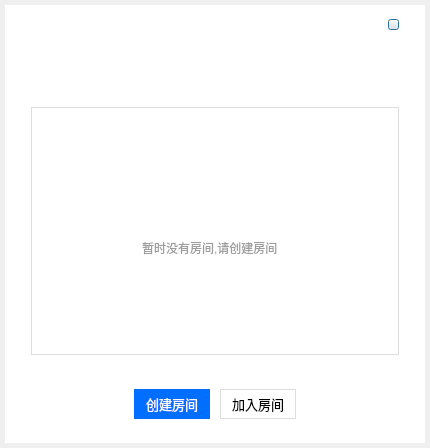
<?xml version="1.0" encoding="UTF-8"?>
<ui version="4.0">
 <class>RTCRoomList</class>
 <widget class="QDialog" name="RTCRoomList">
  <property name="geometry">
   <rect>
    <x>0</x>
    <y>0</y>
    <width>430</width>
    <height>448</height>
   </rect>
  </property>
  <property name="windowTitle">
   <string>RTCRoomList</string>
  </property>
  <property name="styleSheet">
   <string notr="true"/>
  </property>
  <layout class="QVBoxLayout" name="verticalLayout_2">
   <property name="spacing">
    <number>0</number>
   </property>
   <property name="leftMargin">
    <number>5</number>
   </property>
   <property name="topMargin">
    <number>5</number>
   </property>
   <property name="rightMargin">
    <number>5</number>
   </property>
   <property name="bottomMargin">
    <number>5</number>
   </property>
   <item>
    <widget class="QWidget" name="widgetMain" native="true">
     <property name="minimumSize">
      <size>
       <width>420</width>
       <height>438</height>
      </size>
     </property>
     <property name="maximumSize">
      <size>
       <width>420</width>
       <height>438</height>
      </size>
     </property>
     <property name="styleSheet">
      <string notr="true">#widgetMain{
	background-color: rgb(255, 255, 255);
}</string>
     </property>
     <layout class="QVBoxLayout" name="verticalLayout">
      <property name="spacing">
       <number>0</number>
      </property>
      <property name="leftMargin">
       <number>26</number>
      </property>
      <property name="topMargin">
       <number>10</number>
      </property>
      <property name="rightMargin">
       <number>26</number>
      </property>
      <property name="bottomMargin">
       <number>0</number>
      </property>
      <item>
       <layout class="QVBoxLayout" name="verticalLayout_7">
        <property name="spacing">
         <number>0</number>
        </property>
        <property name="bottomMargin">
         <number>22</number>
        </property>
        <item>
         <layout class="QHBoxLayout" name="horizontalLayout">
          <property name="spacing">
           <number>0</number>
          </property>
          <item>
           <spacer name="horizontalSpacer_3">
            <property name="orientation">
             <enum>Qt::Horizontal</enum>
            </property>
            <property name="sizeHint" stdset="0">
             <size>
              <width>40</width>
              <height>20</height>
             </size>
            </property>
           </spacer>
          </item>
          <item>
           <widget class="QPushButton" name="btn_close">
            <property name="minimumSize">
             <size>
              <width>11</width>
              <height>10</height>
             </size>
            </property>
            <property name="maximumSize">
             <size>
              <width>11</width>
              <height>11</height>
             </size>
            </property>
            <property name="styleSheet">
             <string notr="true">QPushButton {
	border-image: url(:/Portal(Qt)/close-normal.png)
}
QPushButton:pressed {
	border-image: url(:/Portal(Qt)/close-press.png);
}</string>
            </property>
            <property name="text">
             <string/>
            </property>
           </widget>
          </item>
         </layout>
        </item>
        <item>
         <spacer name="verticalSpacer">
          <property name="orientation">
           <enum>Qt::Vertical</enum>
          </property>
          <property name="sizeHint" stdset="0">
           <size>
            <width>20</width>
            <height>40</height>
           </size>
          </property>
         </spacer>
        </item>
        <item>
         <layout class="QHBoxLayout" name="horizontalLayout_4">
          <property name="spacing">
           <number>0</number>
          </property>
          <property name="leftMargin">
           <number>0</number>
          </property>
          <item>
           <widget class="QLabel" name="title">
            <property name="minimumSize">
             <size>
              <width>227</width>
              <height>36</height>
             </size>
            </property>
            <property name="maximumSize">
             <size>
              <width>227</width>
              <height>36</height>
             </size>
            </property>
            <property name="font">
             <font>
              <family>微软雅黑</family>
              <pointsize>20</pointsize>
             </font>
            </property>
            <property name="styleSheet">
             <string notr="true">#title{
	image: url(:/Portal(Qt)/logo-edu.png)
}</string>
            </property>
            <property name="text">
             <string/>
            </property>
           </widget>
          </item>
         </layout>
        </item>
       </layout>
      </item>
      <item>
       <layout class="QVBoxLayout" name="verticalLayout_3">
        <property name="spacing">
         <number>0</number>
        </property>
        <property name="leftMargin">
         <number>0</number>
        </property>
        <property name="topMargin">
         <number>10</number>
        </property>
        <property name="rightMargin">
         <number>0</number>
        </property>
        <property name="bottomMargin">
         <number>10</number>
        </property>
        <item>
         <widget class="QWidget" name="widget_room_list" native="true">
          <property name="minimumSize">
           <size>
            <width>368</width>
            <height>248</height>
           </size>
          </property>
          <property name="maximumSize">
           <size>
            <width>368</width>
            <height>248</height>
           </size>
          </property>
          <property name="styleSheet">
           <string notr="true">#widget_room_list{
	border: 1px solid #dddddd;
}</string>
          </property>
          <widget class="QListWidget" name="lw_room_list">
           <property name="geometry">
            <rect>
             <x>0</x>
             <y>0</y>
             <width>368</width>
             <height>248</height>
            </rect>
           </property>
           <property name="minimumSize">
            <size>
             <width>368</width>
             <height>248</height>
            </size>
           </property>
           <property name="maximumSize">
            <size>
             <width>368</width>
             <height>248</height>
            </size>
           </property>
           <property name="styleSheet">
            <string notr="true">#lw_room_list{
	border: none;
	margin: 14px 2px 14px 2px;
}</string>
           </property>
           <property name="horizontalScrollBarPolicy">
            <enum>Qt::ScrollBarAlwaysOff</enum>
           </property>
          </widget>
          <widget class="QWidget" name="widge_no_room" native="true">
           <property name="geometry">
            <rect>
             <x>100</x>
             <y>80</y>
             <width>161</width>
             <height>81</height>
            </rect>
           </property>
           <layout class="QVBoxLayout" name="verticalLayout_6">
            <item>
             <layout class="QHBoxLayout" name="horizontalLayout_3">
              <item>
               <widget class="QLabel" name="label_conf">
                <property name="minimumSize">
                 <size>
                  <width>40</width>
                  <height>40</height>
                 </size>
                </property>
                <property name="maximumSize">
                 <size>
                  <width>40</width>
                  <height>40</height>
                 </size>
                </property>
                <property name="styleSheet">
                 <string notr="true">image:url(:/Portal(Qt)/conf.png)</string>
                </property>
                <property name="text">
                 <string/>
                </property>
               </widget>
              </item>
             </layout>
            </item>
            <item>
             <widget class="QLabel" name="label_no_room">
              <property name="styleSheet">
               <string notr="true">color: rgb(156, 156, 156);</string>
              </property>
              <property name="text">
               <string>暂时没有房间,请创建房间</string>
              </property>
             </widget>
            </item>
           </layout>
          </widget>
         </widget>
        </item>
       </layout>
      </item>
      <item>
       <layout class="QHBoxLayout" name="horizontalLayout_2">
        <property name="spacing">
         <number>10</number>
        </property>
        <property name="topMargin">
         <number>24</number>
        </property>
        <property name="bottomMargin">
         <number>24</number>
        </property>
        <item>
         <spacer name="horizontalSpacer">
          <property name="orientation">
           <enum>Qt::Horizontal</enum>
          </property>
          <property name="sizeHint" stdset="0">
           <size>
            <width>40</width>
            <height>20</height>
           </size>
          </property>
         </spacer>
        </item>
        <item>
         <widget class="QPushButton" name="btn_create">
          <property name="minimumSize">
           <size>
            <width>76</width>
            <height>30</height>
           </size>
          </property>
          <property name="maximumSize">
           <size>
            <width>76</width>
            <height>30</height>
           </size>
          </property>
          <property name="font">
           <font>
            <family>Microsoft YaHei</family>
            <pointsize>10</pointsize>
            <weight>50</weight>
            <italic>false</italic>
            <bold>false</bold>
           </font>
          </property>
          <property name="styleSheet">
           <string notr="true">QPushButton {
	border: none;
	background:  #006eff;
	color: #ffffff;
	font: 10pt &quot;Microsoft YaHei&quot;;
}

QPushButton:hover {
	background:  #0068f2;
}

QPushButton:pressed {
	background:  #0062e5;
}

QPushButton:disable {
	border: 1px solid #d5d5d5;
	color: #bbbbbb;
	background:  #f2f2f2;
}</string>
          </property>
          <property name="text">
           <string>创建房间</string>
          </property>
         </widget>
        </item>
        <item>
         <widget class="QPushButton" name="btn_join">
          <property name="minimumSize">
           <size>
            <width>76</width>
            <height>30</height>
           </size>
          </property>
          <property name="maximumSize">
           <size>
            <width>76</width>
            <height>30</height>
           </size>
          </property>
          <property name="font">
           <font>
            <family>Microsoft YaHei</family>
            <pointsize>10</pointsize>
            <weight>50</weight>
            <italic>false</italic>
            <bold>false</bold>
           </font>
          </property>
          <property name="styleSheet">
           <string notr="true">QPushButton {
	border: 1px solid #dddddd;
	background:  #ffffff;
	color: #000000;
	font: 10pt &quot;Microsoft YaHei&quot;;
}

QPushButton:hover {
	border: 1px solid #d2d2d2;
	background:  #f2f2f2;
}

QPushButton:pressed {
	border: 1px solid #d2d2d2;
	background:  #e5e5e5;
}

QPushButton:disable {
	border: 1px solid #d5d5d5;
	color: #bbbbbb;
	background:  #f2f2f2;
}</string>
          </property>
          <property name="text">
           <string>加入房间</string>
          </property>
         </widget>
        </item>
        <item>
         <spacer name="horizontalSpacer_2">
          <property name="orientation">
           <enum>Qt::Horizontal</enum>
          </property>
          <property name="sizeHint" stdset="0">
           <size>
            <width>40</width>
            <height>20</height>
           </size>
          </property>
         </spacer>
        </item>
       </layout>
      </item>
     </layout>
    </widget>
   </item>
  </layout>
 </widget>
 <layoutdefault spacing="6" margin="11"/>
 <tabstops>
  <tabstop>lw_room_list</tabstop>
  <tabstop>btn_create</tabstop>
  <tabstop>btn_join</tabstop>
  <tabstop>btn_close</tabstop>
 </tabstops>
 <resources>
  <include location="../Resources/Porttal(Qt).qrc"/>
 </resources>
 <connections/>
</ui>
